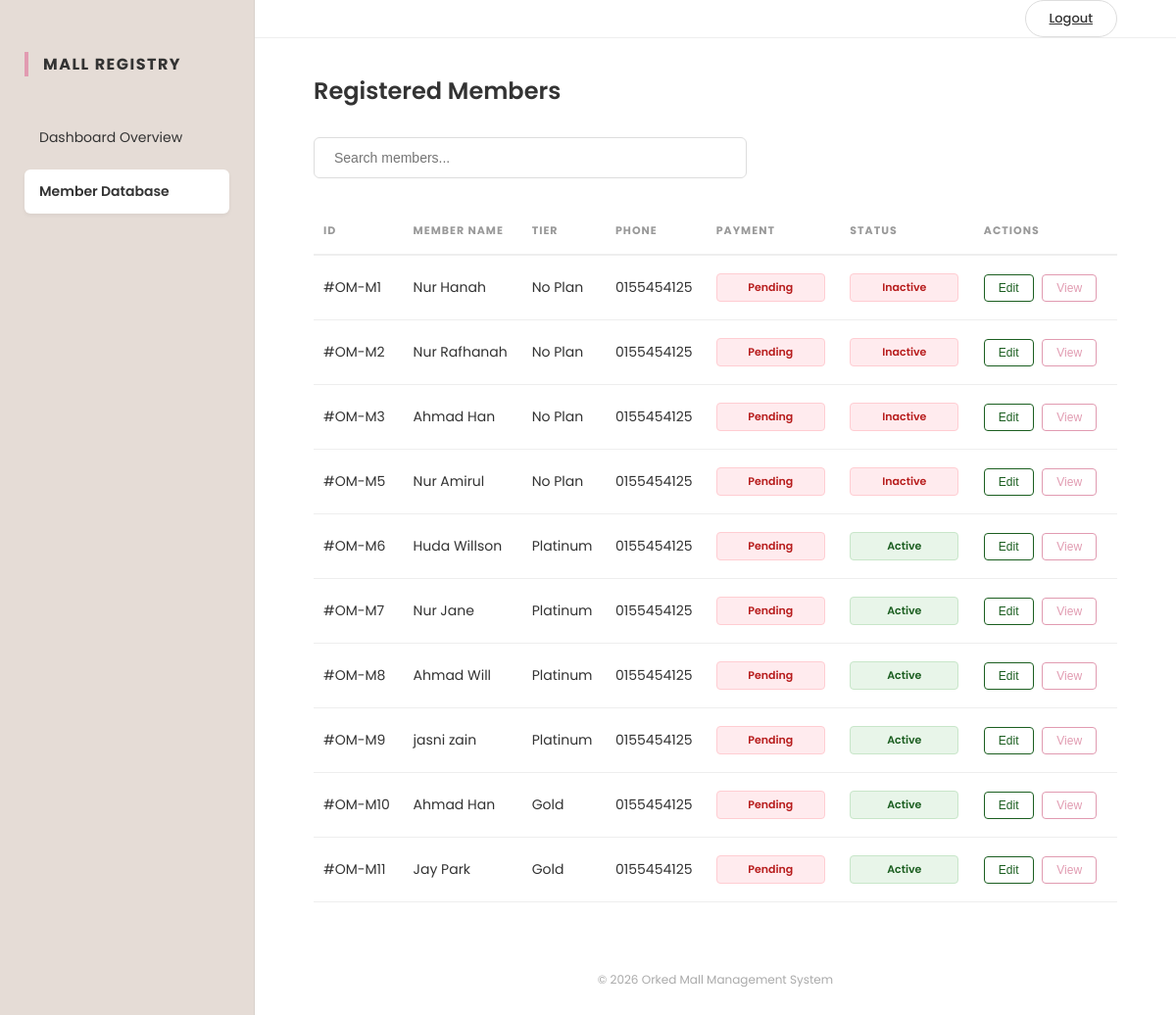
The page /registered_member.php on the database as committed earlier.
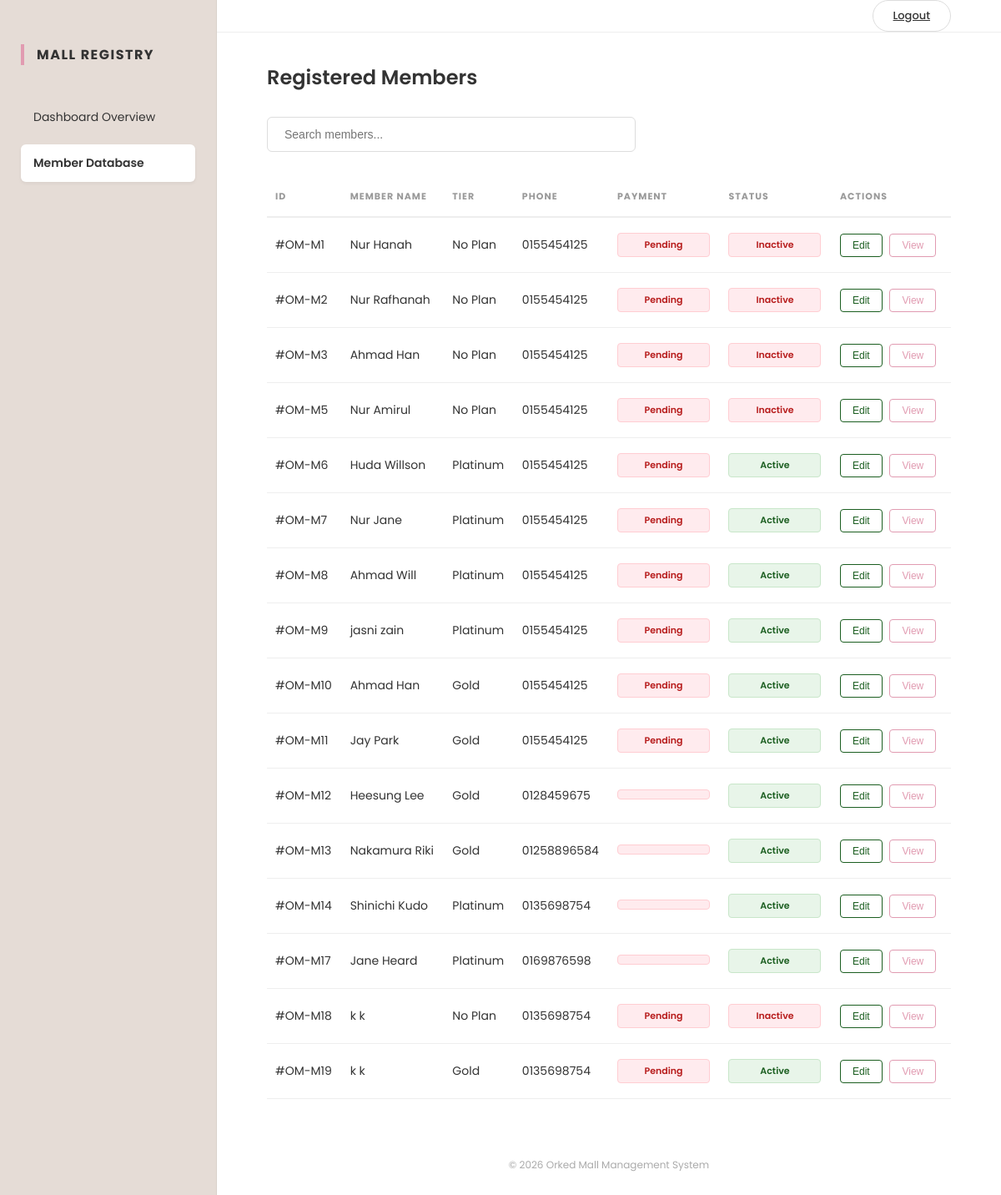
The same page on the database as committed later.
### tables this page shows
CREATE TABLE `member` (
  `memberID` int(11) NOT NULL,
  `email` varchar(100) NOT NULL,
  `firstName` varchar(50) NOT NULL,
  `lastName` varchar(50) NOT NULL,
  `password` varchar(255) NOT NULL,
  `phoneNum` varchar(20) DEFAULT NULL,
  `street` varchar(100) DEFAULT NULL,
  `city` varchar(50) DEFAULT NULL,
  `postcode` varchar(5) DEFAULT NULL,
  `state` varchar(50) DEFAULT NULL,
  `birthDate` date NOT NULL
);

### registered_member.php (the view, shortened to what this page needs)
<?php
include 'db.php';
$search = isset($_GET['search']) ? $conn->real_escape_string($_GET['search']) : '';
$sql = "SELECT m.memberID, m.firstName, m.lastName, m.phoneNum,
               IFNULL(mt.mTypeName, 'No Plan') AS tier,
               IFNULL(p.paymentStatus, 'Pending') AS payStatus,
               ms.endDate
        FROM member m
        LEFT JOIN membership ms ON m.memberID = ms.memberID
        LEFT JOIN membership_type mt ON ms.mTypeID = mt.mTypeID
        LEFT JOIN payment p ON ms.membershipID = p.membershipID";
$sql .= " GROUP BY m.memberID ORDER BY m.memberID ASC";
$result = $conn->query($sql);
?>
<!DOCTYPE html>
<html lang="en">
<head>
    <link rel="stylesheet" href="css/admin.css">
</head>
<body>
<div class="sidebar">
    <h2>Mall Registry</h2>
    <a href="adminDashboard.php" class="nav-link">Dashboard Overview</a>
    <a href="registered_member.php" class="nav-link active">Member Database</a>
</div>
<div class="content-wrapper">
    <div class="top-bar">
        <a href="logout.php" class="logout-btn-top">Logout</a>
    </div>
    <div class="main">
        <h1>Registered Members</h1>
        <div class="search-bar">
            <form method="GET">
                <input type="text" name="search" placeholder="Search members..." value="<?= htmlspecialchars($search) ?>">
            </form>
        </div>
        <table id="membersTable">
            <thead>
            <tr>
                <th onclick="sortTable(0, this)">ID</th>
                <th onclick="sortTable(1, this)">Member Name</th>
                <th onclick="sortTable(2, this)">Tier</th>
                <th onclick="sortTable(3, this)">Phone</th>
                <th onclick="sortTable(4, this)">Payment</th>
                <th onclick="sortTable(5, this)">Status</th>
                <th>Actions</th>
            </tr>
            </thead>
            <tbody>
            <?php if ($result && $result->num_rows > 0): ?>
                <?php while ($row = $result->fetch_assoc()):
                    $isActive = (!empty($row['endDate']) && $row['endDate'] >= date('Y-m-d'));
                    $statusClass = $isActive ? 'status-active' : 'status-inactive';
                    $payClass = strtolower($row['payStatus']) === 'completed' ? 'status-paid' : 'status-pending';
                ?>
                <tr>
                    <td>#OM-M<?= $row['memberID'] ?></td>
                    <td><?= htmlspecialchars($row['firstName'].' '.$row['lastName']) ?></td>
                    <td><?= htmlspecialchars($row['tier']) ?></td>
                    <td><?= htmlspecialchars($row['phoneNum'] ?? 'N/A') ?></td>
                    <td><span class="status-badge <?= $payClass ?>"><?= $row['payStatus'] ?></span></td>
                    <td><span class="status-badge <?= $statusClass ?>"><?= $isActive ? 'Active' : 'Inactive' ?></span></td>
                    <td class="action-buttons">
                        <button class="edit-btn" onclick="openModal('edit', <?= $row['memberID'] ?>)">Edit</button>
                        <button class="view-btn" onclick="openModal('view', <?= $row['memberID'] ?>)">View</button>
                    </td>
                </tr>
                <?php endwhile; ?>
            <?php else: ?>
                <tr><td colspan="7" style="text-align:center">No members found</td></tr>
            <?php endif; ?>
            </tbody>
        </table>
    </div>
    <div class="footer">&copy; 2026 Orked Mall Management System</div>
</div>
</body>
</html>

Rows that differ between the two databases and show on the page:
added member: memberID "12", firstName+lastName "Heesung Lee", tier "Gold", phoneNum "0128459675", shows "Active"
added member: memberID "13", firstName+lastName "Nakamura Riki", tier "Gold", phoneNum "01258896584", shows "Active"
added member: memberID "14", firstName+lastName "Shinichi Kudo", tier "Platinum", phoneNum "0135698754", shows "Active"
added member: memberID "17", firstName+lastName "Jane Heard", tier "Platinum", phoneNum "0169876598", shows "Active"
added member: memberID "18", firstName+lastName "k k", tier "No Plan", phoneNum "0135698754", payStatus "Pending", shows "Inactive"
added member: memberID "19", firstName+lastName "k k", tier "Gold", phoneNum "0135698754", payStatus "Pending", shows "Active"
